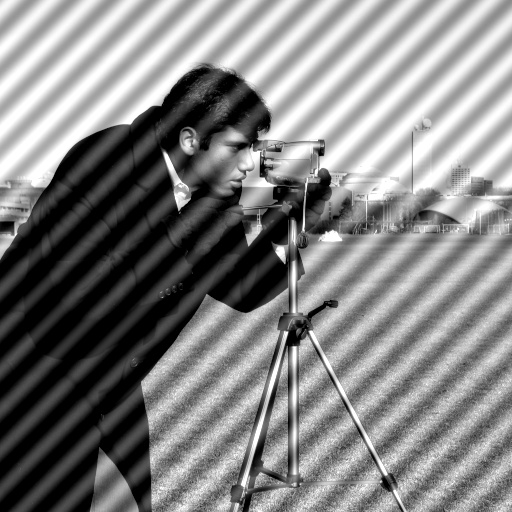
#> input picture periodic_noise.jpg, 512 x 512 px
$ jupyter execute Laboratorio2.ipynb
#> lines starting #> are read from the running program, lines starting #| are printed output that depends on the picture; after the words box and inside, x2 and y2 are one past the last pixel; in counts of white or black regions, pixels touching at a corner belong together
# Laboratorio 2
Ignacio Mendez (22613) y Diego Soto (22737)

Link al repositorio de GitHub: https://github.com/ignaciomendeza/VPC-LAB2.git

Carga de librerias

[cell 1]
import numpy as np
import cv2
import matplotlib.pyplot as plt

## Task 1

Carga de imagen periodic noise

[cell 2]
imagen_periodic = cv2.imread("periodic_noise.jpg", cv2.IMREAD_GRAYSCALE)
#> imagen_periodic is the input picture: shape (512, 512); min 0, max 255, mean 130.2

Calculo de transformada de fourier discreta y shift en 0

[cell 3]
imagen_f = imagen_periodic.astype(np.float32)

transformada_fourier = np.fft.fft2(imagen_f)

fourier_shift = np.fft.fftshift(transformada_fourier)

Calculo de versión logaritmica y grafica

[cell 4]
magnitud = np.abs(fourier_shift)

logaritmica = np.log(1+magnitud)

[cell 5]
plt.imshow(logaritmica, cmap='gray')
plt.title("Espectro de Magnitud (Log)")
plt.axis('off')
plt.show()

[cell 6]
# Funcion de mascara con lineas simetricas
def notch_lines_mask(shape, angles_deg, half_width=5, r_protect=12):

    H, W = shape
    cy, cx = H // 2, W // 2

    Y, X = np.ogrid[:H, :W]
    y = Y - cy
    x = X - cx

    # máscara inicial
    mask = np.ones((H, W), dtype=np.float32)

    r2 = x*x + y*y
    protect = r2 <= (r_protect * r_protect)

    for ang in angles_deg:
        theta = np.deg2rad(ang)

        dist = np.abs(x*np.sin(theta) - y*np.cos(theta))

        band = dist <= half_width

        mask[band & (~protect)] = 0.0

    mask[protect] = 1.0
    return mask

[cell 7]
mask = notch_lines_mask(imagen_periodic.shape, angles_deg=[17, -28], half_width=0, r_protect=12)
F_filt = fourier_shift * mask

[cell 8]
# Imagen del espectro con mascara
plt.figure(figsize=(6,6))
plt.imshow(logaritmica, cmap='gray')
plt.imshow(mask, cmap='Reds', alpha=0.35)
plt.title("Espectro (log) + Máscara (overlay)")
plt.axis('off')
plt.show()

[cell 9]
# Función de mascara para puntos especificos
def add_circular_notches(mask, centers, radius=4):

    H, W = mask.shape
    Y, X = np.ogrid[:H, :W]

    for (cy, cx) in centers:
        circle = (Y - cy)**2 + (X - cx)**2 <= radius**2
        mask[circle] = 0.0

    return mask

[cell 10]
# Colocación de puntos especificos
H, W = imagen_periodic.shape
#> H = 512; W = 512
cy, cx = H // 2, W // 2
#> cy = 256; cx = 256

extra_peaks = [
    (cy - 14, cx - 14),
    (cy + 14, cx + 14),

]
#> extra_peaks = [(242, 242), (270, 270)]

mask = add_circular_notches(mask, extra_peaks, radius=3)
#> after the loop in add_circular_notches, `for (cy, cx) in centers:`:
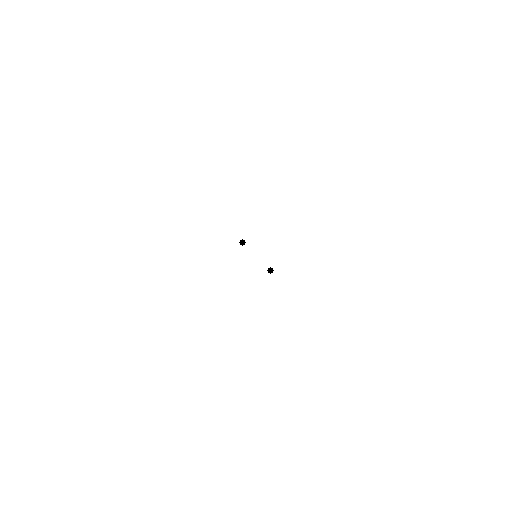
#> mask: shape (512, 512) float32; values 0 (black) and 1 (white), 100% white; 2 black regions, box (x1, y1, x2, y2) and area: (239, 239, 246, 246) 29, (267, 267, 274, 274) 29

[cell 11]
# Representación de puntos agregados en mascara
blocked = 1 - mask

plt.figure(figsize=(6,6))
plt.imshow(logaritmica, cmap='gray')
plt.imshow(blocked, cmap='Reds', alpha=0.35)
plt.title("Espectro + bandas + notches circulares")
plt.axis('off')
plt.show()

Resultados obtenidos

[cell 12]
#  Filtrar en frecuencia
F_filt = fourier_shift * mask

# Deshacer el shift y aplicar la inversa
F_ishift = np.fft.ifftshift(F_filt)
img_back = np.fft.ifft2(F_ishift)
img_back = np.real(img_back)
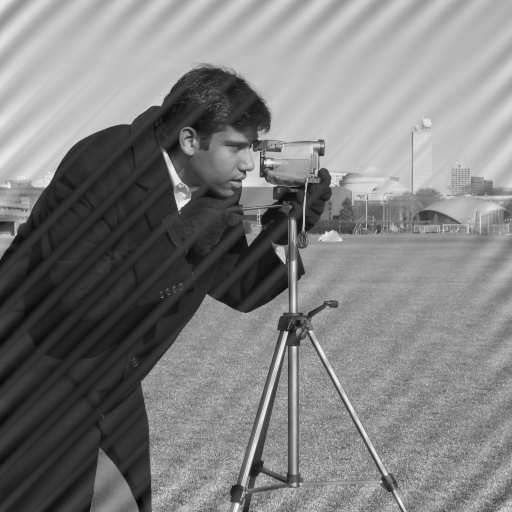
#> img_back: shape (512, 512) float64; min -21.11, max 279.8, mean 130.2; drawn with min black and max white

# Normalizar y convertir a uint8
img_out = cv2.normalize(img_back, None, 0, 255, cv2.NORM_MINMAX)
img_out = img_out.astype(np.uint8)

# Comparación
plt.figure(figsize=(10,4))

plt.subplot(1,2,1)
plt.imshow(imagen_periodic, cmap='gray')
plt.title("Original")
plt.axis('off')

plt.subplot(1,2,2)
plt.imshow(img_out, cmap='gray')
plt.title("Filtrada (Notch + IDFT)")
plt.axis('off')

plt.show()

### ¿Por qué un filtro de promedio 5×5 en el dominio espacial es una mala solución?

Un filtro promedio de 5x5 no seria una buena solución debido a que este es muy bueno para borrar o corregir ruido tipo sal o pimienta. En este caso como estamos trabajando con un ruido periodico y direccional el filtro promedio al corregir este ruido borraria detalles importantes de la imagen. Debido a que está usando el promedio de los vecinos y no sabe como tratar ruidos en frecuencias especificas como un filtro notch.

## Task 2

Cargue la imagen fingerprint_noisy.png. Asegúrese de que sea binaria.

[cell 13]
imagen_fingerprint = cv2.imread("fingerprint_noisy.png", cv2.IMREAD_GRAYSCALE)
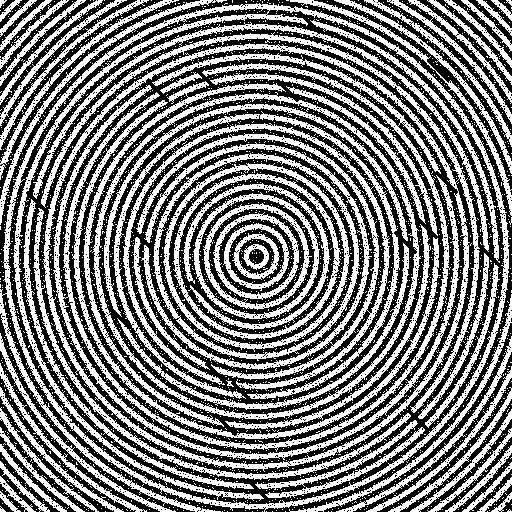
#> input picture fingerprint_noisy.png, 512 x 512 px
#> imagen_fingerprint: shape (512, 512); 49.2% white; 3273 white regions (3200 under 20 px), largest, box (x1, y1, x2, y2) and area: (113, 111, 400, 399) 14240, (0, 3, 510, 512) 13003, (53, 53, 460, 460) 11482
_, imagen_binaria = cv2.threshold(imagen_fingerprint, 127, 255, cv2.THRESH_BINARY)

Aplique una operación morfológica para eliminar el ruido blanco sin destruir las crestas de la
huella. (Seleccione entre Erosión, Dilatación, Apertura o Cierre).

[cell 14]
# Se seleccionó Apertura para eliminar ruido
kernel_open = cv2.getStructuringElement(cv2.MORPH_ELLIPSE, (3, 3))
imagen_sin_ruido = cv2.morphologyEx(imagen_binaria, cv2.MORPH_OPEN, kernel_open)
#> imagen_sin_ruido: shape (512, 512); 42.4% white; 239 white regions (13 under 20 px), largest, box (x1, y1, x2, y2) and area: (43, 132, 451, 470) 3139, (175, 133, 379, 380) 2249, (104, 104, 408, 314) 2188

Aplique una segunda operación secuencial para conectar las grietas en las crestas de la huella.

[cell 15]
# Se seleccionó Cierre para conectar crestas
kernel_close = cv2.getStructuringElement(cv2.MORPH_ELLIPSE, (3, 3))
imagen_final = cv2.morphologyEx(imagen_sin_ruido, cv2.MORPH_CLOSE, kernel_close)
#> imagen_final: shape (512, 512); 44.4% white; 135 white regions (5 under 20 px), largest, box (x1, y1, x2, y2) and area: (3, 3, 509, 510) 6257, (43, 43, 469, 470) 5968, (13, 14, 308, 497) 3488

Muestre la imagen original, la imagen tras el paso 2, y la imagen final.

[cell 16]
plt.figure(figsize=(12,4))

plt.subplot(1,3,1)
plt.imshow(imagen_binaria, cmap="gray")
plt.title("Imagen original (binaria)")
plt.axis("off")

plt.subplot(1,3,2)
plt.imshow(imagen_sin_ruido, cmap="gray")
plt.title("Después de Apertura (sin ruido)")
plt.axis("off")

plt.subplot(1,3,3)
plt.imshow(imagen_final, cmap="gray")
plt.title("Imagen final (crestas continuas)")
plt.axis("off")

plt.tight_layout()
plt.show()

#### ¿El orden de los factores altera el producto? Explique qué hubiera pasado si hubiera aplicado las operaciones en orden inverso y demuéstrelo con un ejemplo visual en el notebook.

Sí, el orden de las operaciones morfológicas altera el resultado. Cuando aplicamos el cierre antes de la apertura, esto provoca que el ruido blanco se expanda y se integre a las crestas, dificultando su eliminación y disminuyendo la calidad de la huella.

[cell 17]
imagen_cierre = cv2.morphologyEx(imagen_binaria, cv2.MORPH_CLOSE, kernel_close)
#> imagen_cierre: shape (512, 512); 56% white; 165 black regions (7 under 20 px), largest, box (x1, y1, x2, y2) and area: (19, 18, 504, 505) 11340, (58, 59, 431, 414) 9689, (128, 139, 376, 405) 6827
imagen_final2 = cv2.morphologyEx(imagen_cierre, cv2.MORPH_OPEN, kernel_open)
#> imagen_final2: shape (512, 512); 53.8% white; 76 black regions (3 under 20 px), largest, box (x1, y1, x2, y2) and area: (8, 8, 504, 505) 49197, (98, 108, 417, 415) 17804, (266, 0, 512, 512) 4784

plt.figure(figsize=(12,4))

plt.subplot(1,3,1)
plt.imshow(imagen_binaria, cmap="gray")
plt.title("Original")
plt.axis("off")

plt.subplot(1,3,2)
plt.imshow(imagen_final, cmap="gray")
plt.title("Apertura → Cierre (Correcto)")
plt.axis("off")

plt.subplot(1,3,3)
plt.imshow(imagen_final2, cmap="gray")
plt.title("Cierre → Apertura (Incorrecto)")
plt.axis("off")

plt.tight_layout()
plt.show()

## Task 3

Carga de imagen

[cell 18]
imagen_textile = cv2.imread("textile_defect.jpg", cv2.IMREAD_GRAYSCALE)
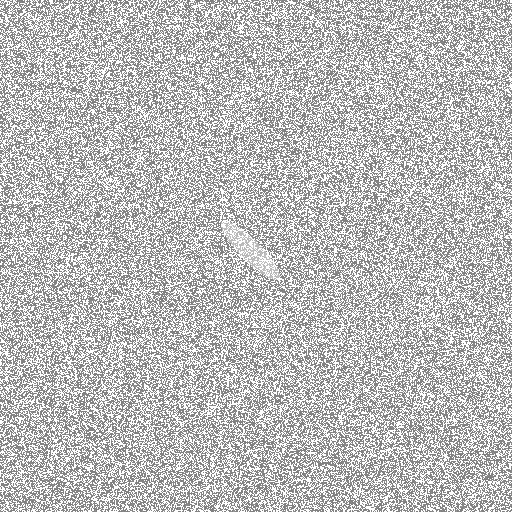
#> input picture textile_defect.jpg, 512 x 512 px
#> imagen_textile is the input picture: shape (512, 512); min 117, max 255, mean 188.3

Cálculo de transformada y shift

[cell 19]
imagen_t = imagen_textile.astype(np.float32)

transformada_fourier_t = np.fft.fft2(imagen_t)

fourier_shift_t = np.fft.fftshift(transformada_fourier_t)

Cálculo de valor logarítmica

[cell 20]
magnitud_t = np.abs(fourier_shift_t)

logaritmica_t = np.log(1+magnitud_t)
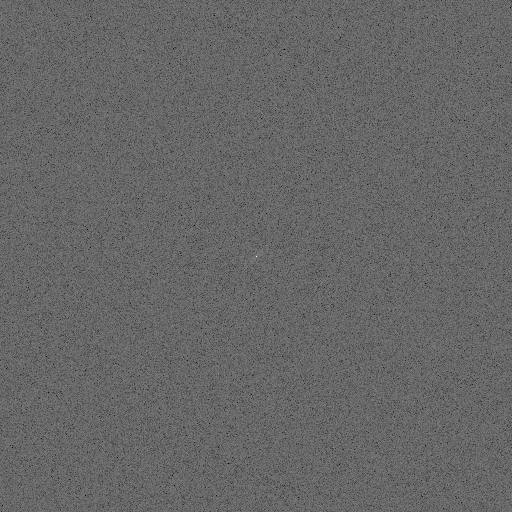
#> logaritmica_t: shape (512, 512) float64; min 4.89, max 17.71, mean 10.06; drawn with min black and max white

Visualización de espectro

[cell 21]
log_view = cv2.normalize(logaritmica_t, None, 0, 255, cv2.NORM_MINMAX)
plt.imshow(log_view, cmap='gray')

plt.imshow(logaritmica_t, cmap='gray')
plt.title("Espectro de Magnitud (Log)")
plt.axis('off')
plt.show()

Creación de máscara Low-pass

[cell 22]
H, W = imagen_t.shape
cy, cx = H // 2, W // 2

Y, X = np.ogrid[:H, :W]
#> Y = 512 values from 0 to 511
dist = np.sqrt((Y - cy)**2 + (X - cx)**2)

R = 55

mask_lp = dist <= R
mask_lp = mask_lp.astype(np.float32)

Visualización de máscara aplicada Low-pass

[cell 23]
blocked = 1 - mask_lp

plt.figure(figsize=(6,6))
plt.imshow(logaritmica_t, cmap='gray')
plt.imshow(blocked, cmap='Reds', alpha=0.35)
plt.title("Espectro + Low-pass mask")
plt.axis('off')
plt.show()

Regreso de la máscara Low-pass

[cell 24]
F_filt = fourier_shift_t * mask_lp

F_ishift = np.fft.ifftshift(F_filt)
img_smooth = np.fft.ifft2(F_ishift)
img_smooth = np.real(img_smooth)
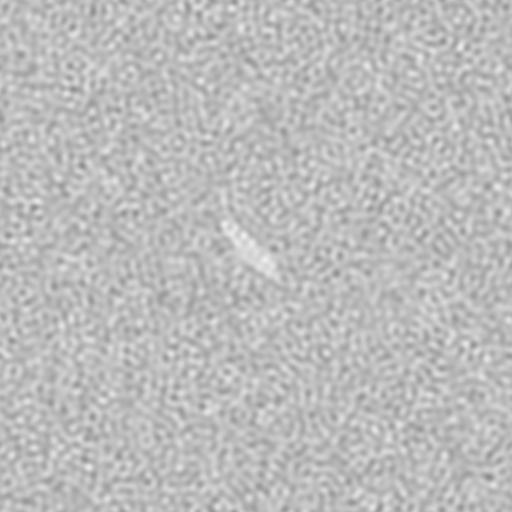
#> img_smooth: shape (512, 512) float64; min 138.4, max 239.6, mean 188.3

img_smooth_u8 = cv2.normalize(img_smooth, None, 0, 255, cv2.NORM_MINMAX)
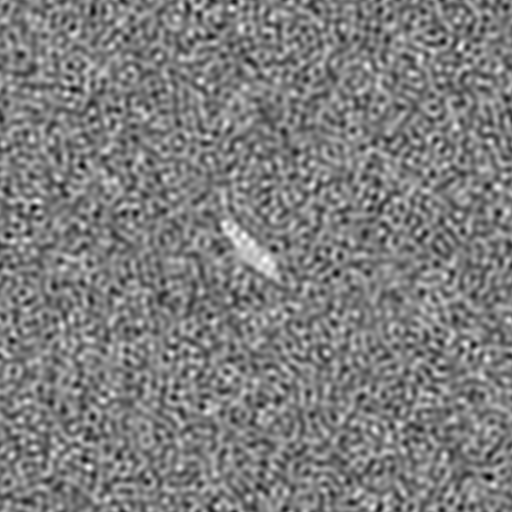
#> img_smooth_u8: shape (512, 512) float64; min 2.39e-14, max 255, mean 125.9; drawn with min black and max white
img_smooth_u8 = img_smooth_u8.astype(np.uint8)

Visualización de imagen suavizada

[cell 25]
plt.figure(figsize=(10,4))

plt.subplot(1,2,1)
plt.imshow(imagen_textile, cmap='gray')
plt.title("Original")
plt.axis('off')

plt.subplot(1,2,2)
plt.imshow(img_smooth_u8, cmap='gray')
plt.title("Suavizada (Low-pass + IFFT)")
plt.axis('off')

plt.show()

Aplicación de threshold

[cell 26]
_, mask_thresh = cv2.threshold(
    img_smooth_u8,
    0, 255,
    cv2.THRESH_BINARY + cv2.THRESH_OTSU
)
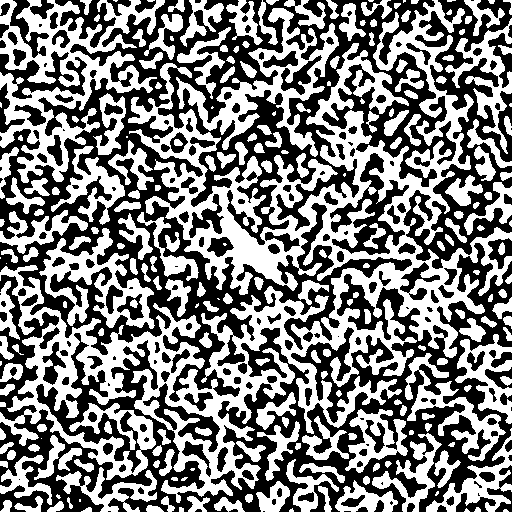
#> mask_thresh: shape (512, 512); 49.5% white; 232 white regions (30 under 20 px), largest, box (x1, y1, x2, y2) and area: (0, 0, 512, 503) 60455, (0, 0, 165, 183) 10596, (176, 8, 339, 157) 5699

Visualización de máscara binaria

[cell 27]
plt.imshow(mask_thresh, cmap='gray')
plt.title("Máscara binaria preliminar")
plt.axis('off')
plt.show()

Procedimiento de opening y closing

[cell 28]
k_o = 12
k_c = 3

kernel_o = cv2.getStructuringElement(cv2.MORPH_ELLIPSE, (k_o, k_o))
kernel_c = cv2.getStructuringElement(cv2.MORPH_ELLIPSE, (k_c, k_c))

mask_open = cv2.morphologyEx(mask_thresh, cv2.MORPH_OPEN, kernel_o)
#> mask_open: shape (512, 512); 2.3% white; 29 white regions, largest, box (x1, y1, x2, y2) and area: (221, 216, 280, 280) 1716, (452, 188, 470, 207) 250, (108, 340, 124, 357) 226

mask_close = cv2.morphologyEx(mask_open, cv2.MORPH_CLOSE, kernel_c)
#> mask_close: shape (512, 512); 2.3% white; 29 white regions, largest, box (x1, y1, x2, y2) and area: (221, 216, 280, 280) 1718, (452, 188, 470, 207) 250, (108, 340, 124, 357) 226

# Visualización de opening y closing
plt.figure(figsize=(10,4))
plt.subplot(1,2,1)
plt.imshow(mask_open, cmap='gray')
plt.title("Después de Opening")
plt.axis('off')

plt.subplot(1,2,2)
plt.imshow(mask_close, cmap='gray')
plt.title("Después de Closing")
plt.axis('off')
plt.show()

Eliminación de puntos solitarios

[cell 29]
num_labels, labels, stats, centroids = cv2.connectedComponentsWithStats(mask_close, connectivity=8)
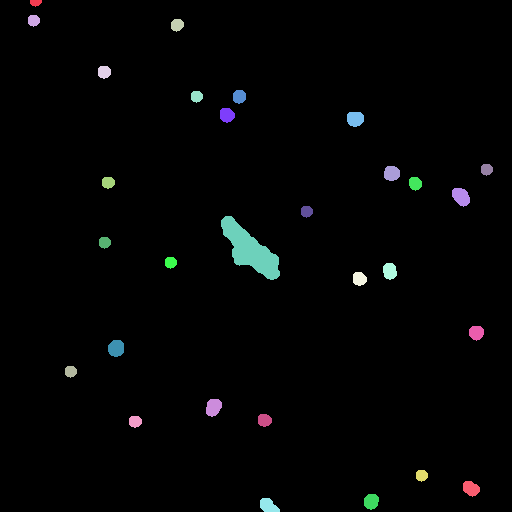
#> labels: shape (512, 512) int32; 30 distinct labels, from 0 to 29; one colour per label, 0 black
#> num_labels = 30; stats = 30 rows, first 6: [0, 0, 512, 512, 256058], [30, 0, 12, 7, 64], [28, 15, 12, 12, 115], [171, 19, 13, 13, 132], [98, 66, 13, 13, 140], [191, 91, 12, 12, 115]; centroids = 30 pairs, first value 33.26 to 486.3, second value 2.28 to 505.3

final_mask = np.zeros_like(mask_close)

if num_labels > 1:
    areas = stats[1:, cv2.CC_STAT_AREA]
#> areas = 29 values, max 1718 at index 14, min 64 at index 0, mean 209.9
    largest_label = 1 + np.argmax(areas)
#> largest_label = 15
    final_mask[labels == largest_label] = 255

# Visualización de rasgadura
plt.figure(figsize=(5,5))
plt.imshow(final_mask, cmap='gray')
plt.title("Máscara final (solo rasgadura)")
plt.axis('off')
plt.show()
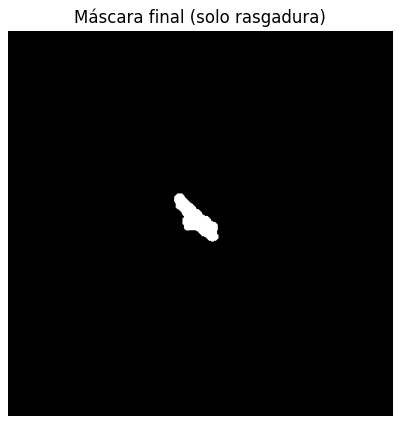
#> figure drawn by matplotlib, 1 panel
